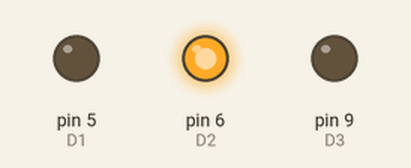
This sketch was run on a simulated Arduino Uno, built with avr-gcc and run on an emulated ATmega328P. Shown: output pins drawn as LEDs (lit = HIGH). Pins used as bus, display or sensor lines are not drawn.

Above: at 0.05 s.
At 3.55 s:
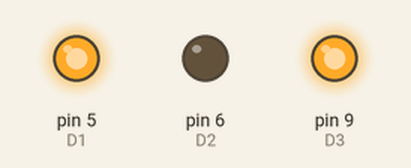
At 7.05 s:
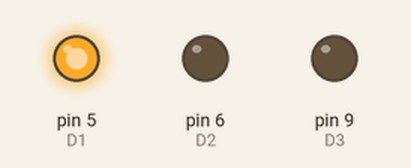
At 13.95 s:
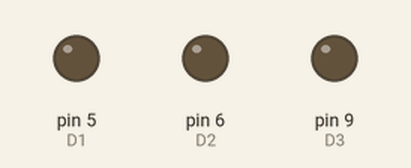
Timing chart, 0 to 18.2 s (numbered marks = the images above):
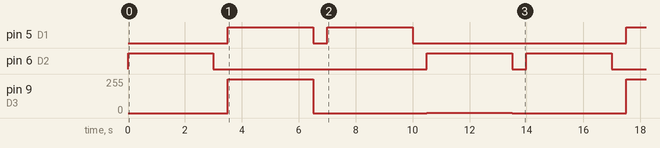

Measured:
- by itself, pin 5 (D1): repeats every 14.0 s: LOW 0.50 s, HIGH 3.0 s, LOW 7.5 s, HIGH 3.0 s
- by itself, pin 6 (D2): repeats every 14.0 s: LOW 7.5 s, HIGH 3.0 s, LOW 0.50 s, HIGH 3.0 s
- by itself, pin 9 (D3): repeats every 14.0 s: 0/255 4.0 s, 1/255 3.0 s, 0/255 4.0 s, 255/255 3.0 s

The sketch:

motor.ino
```cpp
//Line order test function of trolley wheel
int tDelay = 3000; //The delay time is 3S
int D1 = 5;      // Definition of IO port
int D2 = 6;
int D3 = 9;
int D4 = 10;

//Function initialization
void setup()
{
  pinMode(D1, OUTPUT);
  pinMode(D2, OUTPUT);
  pinMode(D3, OUTPUT);
  pinMode(D4, OUTPUT);

}

//Principal function
void loop()
{
  Forward_rotation(); //Car forward
  delay(tDelay);      //delayed
  stop_it();          //Car stop
  delay(500);         //delayed
  reversal();         //Car back
  delay(tDelay);      //delayed
  stop_it();          //delayed
  delay(500);         //delayed
  TurnLeft();         //Car turn left
  delay(tDelay);      //delayed
  stop_it();          //Car stop
  delay(500);         //delayed
  TurnRight();         //Car turn right
  delay(tDelay);      //delayed
  stop_it();          //delayed
  delay(500);         //delayed

}
void Forward_rotation()
{
  digitalWrite(D1, LOW);
  digitalWrite(D2, HIGH);
  digitalWrite(D3, LOW);
  digitalWrite(D4, HIGH);
}
void reversal()
{
  digitalWrite(D1, HIGH);
  digitalWrite(D2, LOW);
  digitalWrite(D3, HIGH);
  digitalWrite(D4, LOW);
}

void TurnLeft(){
  digitalWrite(D1, HIGH);
  analogWrite(D2, LOW);
  digitalWrite(D3, LOW);
  analogWrite(D4, HIGH);
}

void TurnRight(){
  analogWrite(D1, LOW);
  digitalWrite(D2, HIGH);
  analogWrite(D3, HIGH);
  digitalWrite(D4, LOW);
}

void stop_it()
{
  digitalWrite(D1, LOW);
  digitalWrite(D2, LOW);
  digitalWrite(D3, LOW);
  digitalWrite(D4, LOW);
}
```
